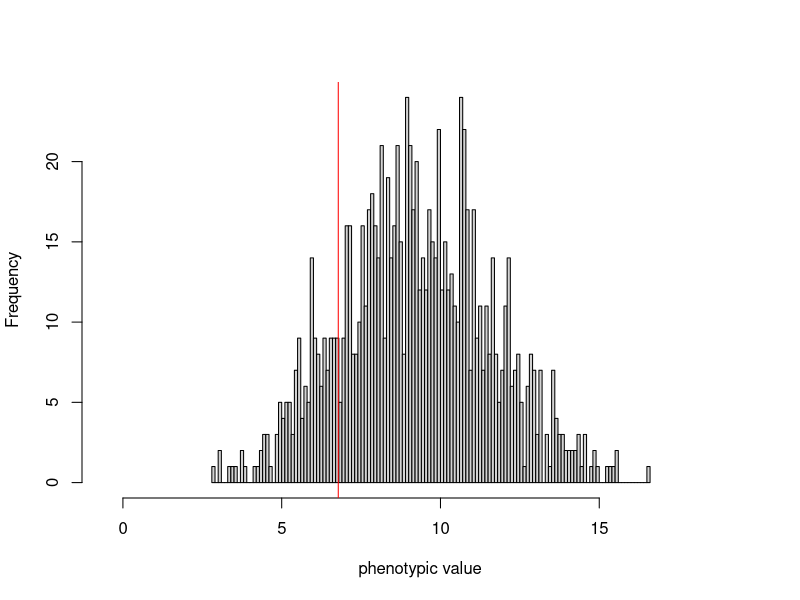
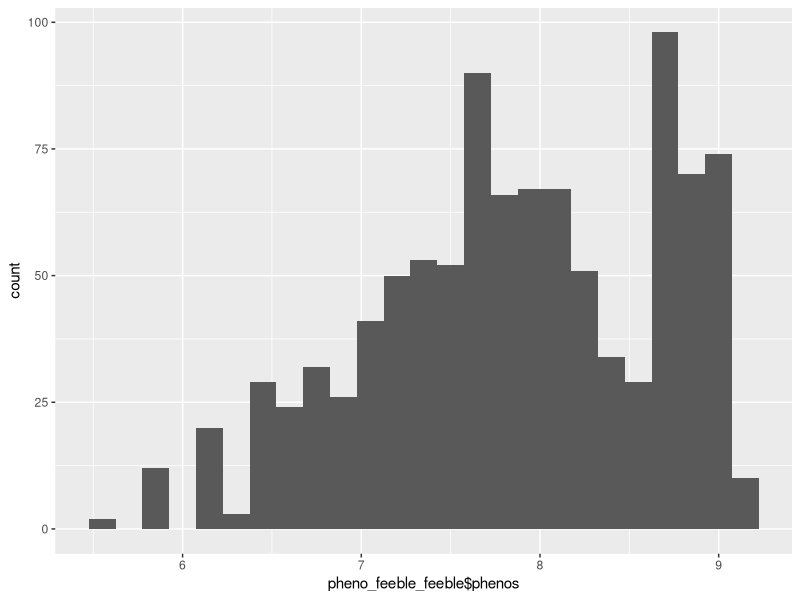
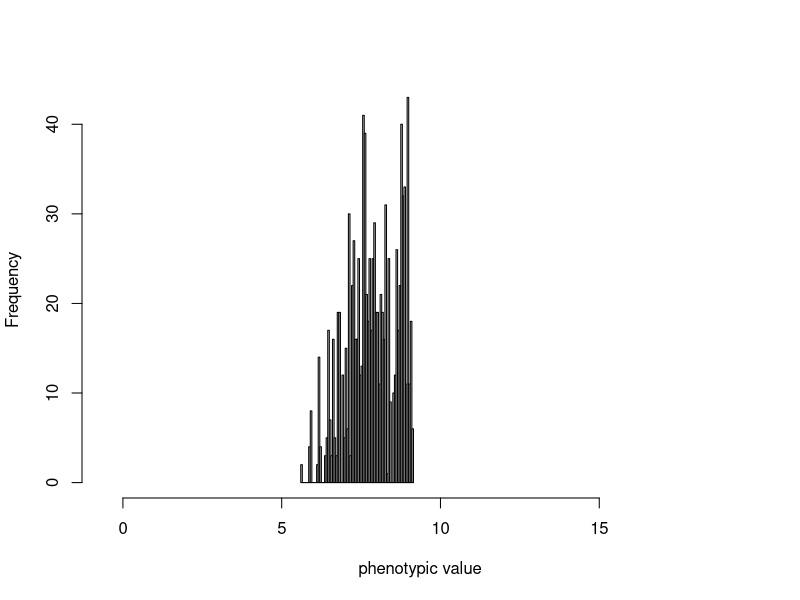
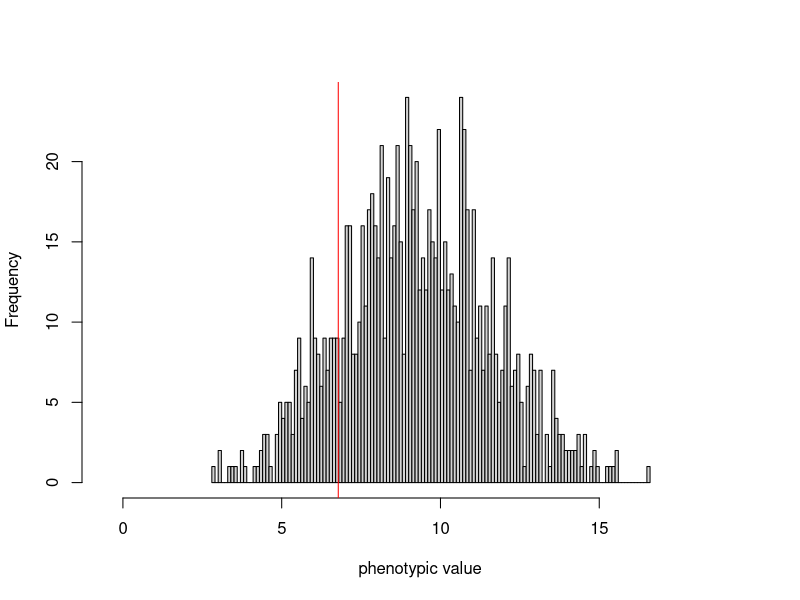

Source code (R) for these figures, in order:
## ---- chunk 1
set.seed(83942)
library(ggplot2)
library(dplyr)
library(stringr)
## ---- chunk 2
numloci<-10 #number of loci, feeblemindedness is a complex trait
eff<-rnorm(numloci,0,1) #effect size
numind<-1000 #number of individuals to sample
high<-2*sum(replace(eff,eff<0,0))
low<-2*sum(replace(eff,eff>0,0))
genomat <- matrix(NA, nrow = numind, ncol = numloci + 1)
pheno_df <- data.frame(phenos = rep(NA, numind))
for(i in 1:numind){
   geno<-replicate(numloci,sum(sample(c(0,1),2,replace=T)))
   genomat[i, 1:10]<-geno
   genomat[i,11] <- geno %*% eff
   pheno_df$phenos[i] <- geno %*% eff
}
 
hist(pheno_df$phenos,breaks = 100, main = '',xlab='phenotypic value',xlim=c(low-0.5,high+0.5))
abline(v=(-3.651707), col='red')
abline(v=(6.781549), col='red')
 
sd <- sd(pheno_df$phenos)
sd
 
mean <- mean(pheno_df$phenos)
mean
 
genomat2 <- as.data.frame(genomat)
 
feeble <- genomat2 %>% #gives number of feeble minded individuals and phenotype
  filter(genomat2[,11] < (mean - 2*sd))
 
high_function <- genomat2 %>% #gives number of high functioning individuals and phenotype
  filter(genomat2[,11] > (mean + 2*sd))
 
normal <- pheno_df %>% #gives number of normal individuals and phenotype
  filter(genomat2[,11] < (mean + 2*sd), genomat2[,11] > (mean - 2*sd))
## ---- chunk 3
geno1 <- feeble[sample(nrow(feeble), numind,replace = TRUE),]
geno1<- as.data.frame(geno1)
geno2 <- feeble[sample(nrow(feeble), numind,replace = TRUE), ]
geno2 <- as.data.frame(geno2)
## ---- chunk 4
pheno_feeble_feeble <- data.frame(phenos = rep(NA, numind))
genokid <- matrix(rep(NA, numind * 10), nrow = 1000, ncol = 10)
## ---- chunk 5
genokid <- geno1 + geno2

pheno_feeble_feeble$phenos <- genokid[,11]
pheno_feeble_feeble
## ---- chunk 6
ggplot(data = pheno_feeble_feeble, aes(x = pheno_feeble_feeble$phenos)) +
  geom_histogram(binwidth =.15)

hist(pheno_feeble_feeble$phenos,breaks = 100, main = '',xlab='phenotypic value',xlim=c(low-0.5,high+0.5))
abline(v=(-3.651707), col='red')
## ---- chunk 7
set.seed(83942)
library(ggplot2)
library(dplyr)
library(stringr)
## ---- chunk 8
numloci<-10 #number of loci, feeblemindedness is a complex trait
eff<-rnorm(numloci,0,1) #effect size
numind<-1000 #number of individuals to sample
high<-2*sum(replace(eff,eff<0,0)) 
low<-2*sum(replace(eff,eff>0,0))
genomat <- matrix(NA, nrow = numind, ncol = numloci + 1) 
pheno_df <- data.frame(phenos = rep(NA, numind))
for(i in 1:numind){
   geno<-replicate(numloci,sum(sample(c(0,1),2,replace=T)))
   genomat[i, 1:10]<-geno
   genomat[i,11] <- geno %*% eff
   pheno_df$phenos[i] <- geno %*% eff
}
 
hist(pheno_df$phenos,breaks = 100, main = '',xlab='phenotypic value',xlim=c(low-0.5,high+0.5))
abline(v=(-3.651707), col='red')
abline(v=(6.781549), col='red')
 
sd <- sd(pheno_df$phenos)
sd
 
mean <- mean(pheno_df$phenos)
mean
 
genomat2 <- as.data.frame(genomat)
 
feeble <- genomat2 %>% #gives number of feeble minded individuals and phenotype
  filter(genomat2[,11] < (mean - 2*sd))
 
high_function <- genomat2 %>% #gives number of high functioning individuals and phenotype
  filter(genomat2[,11] > (mean + 2*sd))
 
normal <- pheno_df %>% #gives number of normal individuals and phenotype
  filter(genomat2[,11] < (mean + 2*sd), genomat2[,11] > (mean - 2*sd))
## ---- chunk 9
geno1 <- feeble[sample(nrow(feeble), numind,replace = TRUE),]
geno1<- as.data.frame(geno1)
 
geno2 <- feeble[sample(nrow(feeble), numind,replace = TRUE), ]
geno2 <- as.data.frame(geno2)
## ---- chunk 10
pheno_feeble_feeble <- data.frame(phenos = rep(NA, numind))
genokid <- matrix(rep(NA, numind * 10), nrow = 1000, ncol = 10)
for(i in 1:numind){
  parent1 <- geno1[i,]
  parent1$V11 <- NULL
  parent2 <- geno2[i,]
  parent2$V11 <- NULL
}
## ---- chunk 11
genokid <- geno1 + geno2
 
genokid
pheno_feeble_feeble <- genokid[,11]
pheno_feeble_feeble
